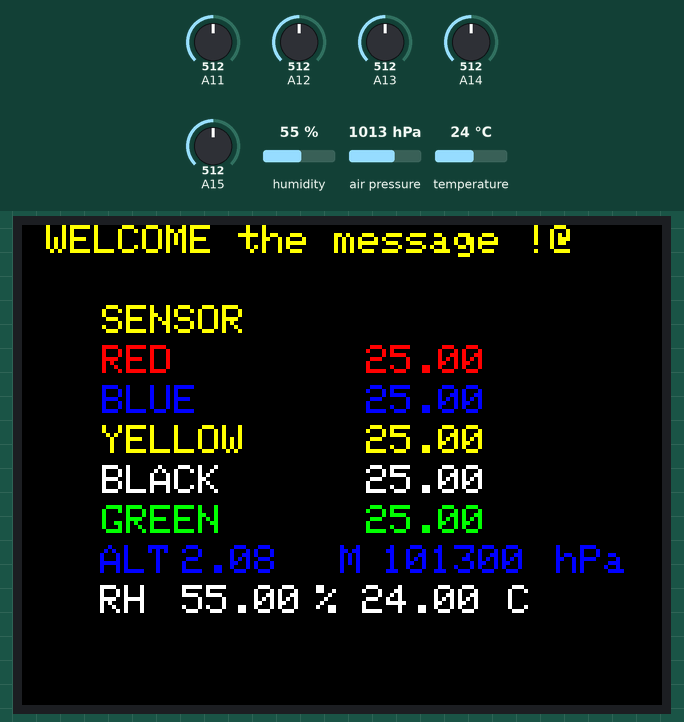
Recording of a sketch running on a simulated Arduino Mega 2560, built with avr-gcc and run on an emulated ATmega2560. Parts: 320×240 colour display. The test bench sets the inputs (shaded band); at power-on: humidity 55 %, A11 = 512, A12 = 512, A13 = 512, A14 = 512, A15 = 512, air pressure 1013 hPa, temperature 24 °C. What the sketch prints to the serial monitor is not drawn.

Above: at 1.5 s.
1.6 s: humidity set to 22 %
At 2.6 s:
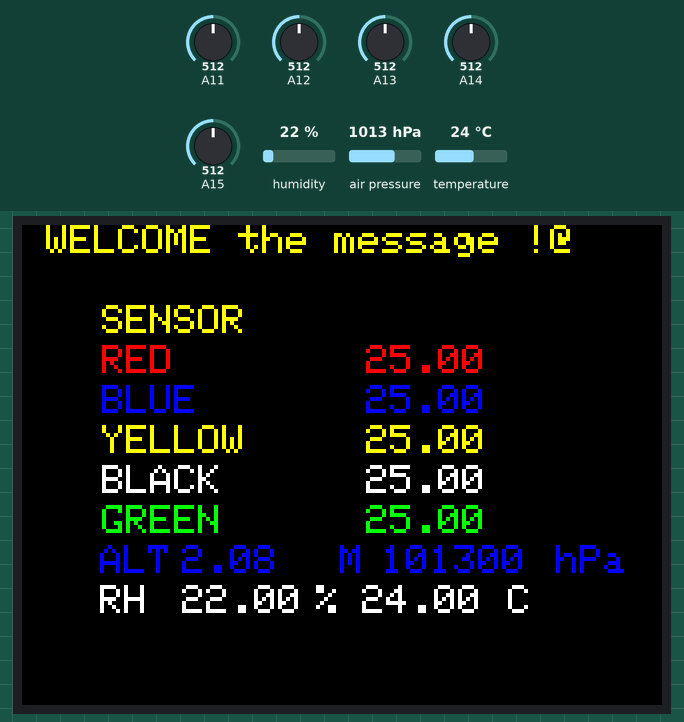
3.2 s: A11 set to 716
At 4.2 s:
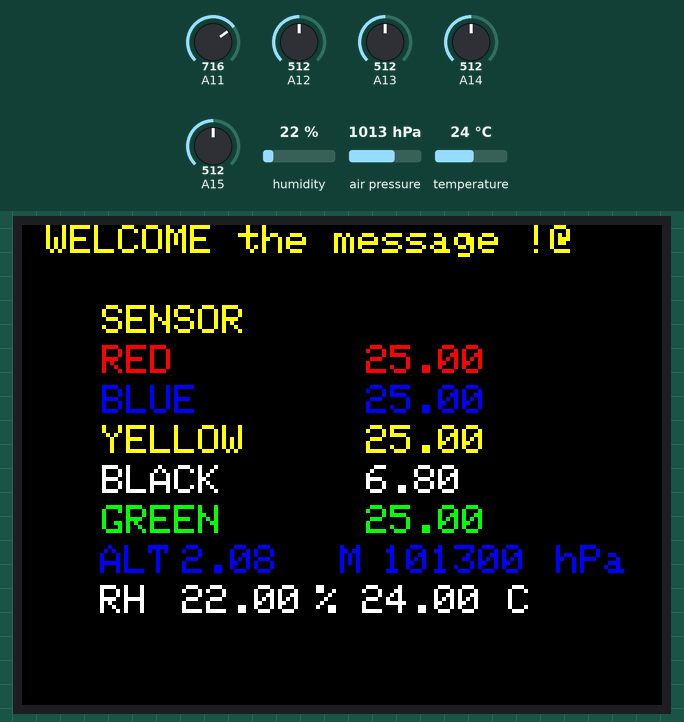
5.0 s: A12 set to 716
At 5.8 s:
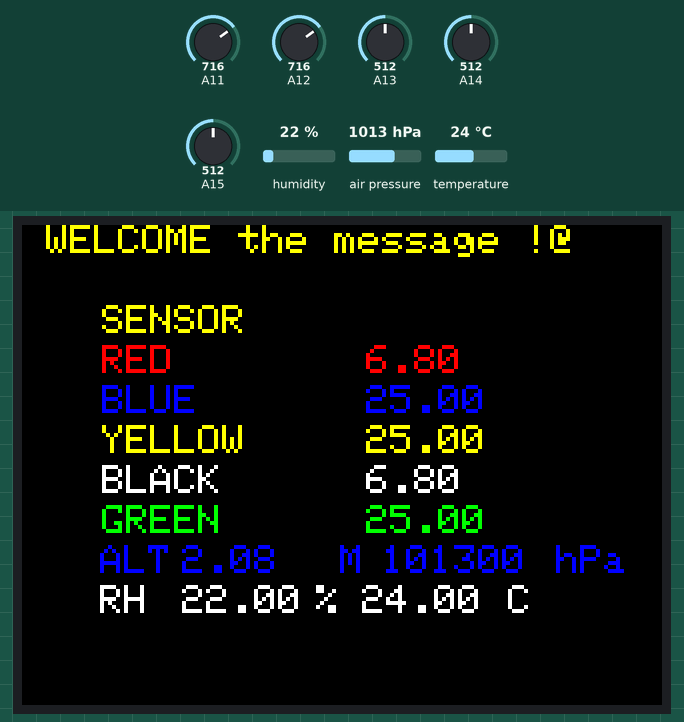
6.9 s: A13 set to 716
At 8.4 s:
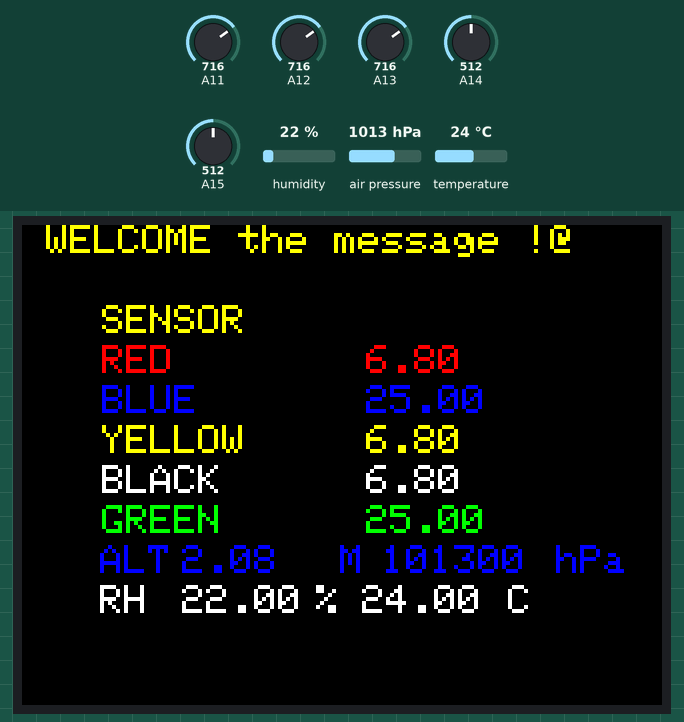
8.7 s: A14 set to 716
At 10.1 s:
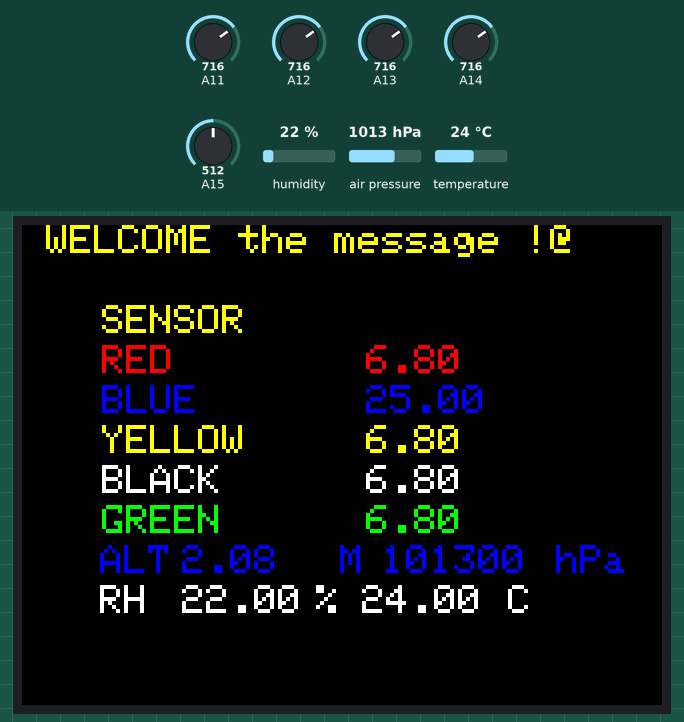
10.5 s: A15 set to 716
At 11.6 s:
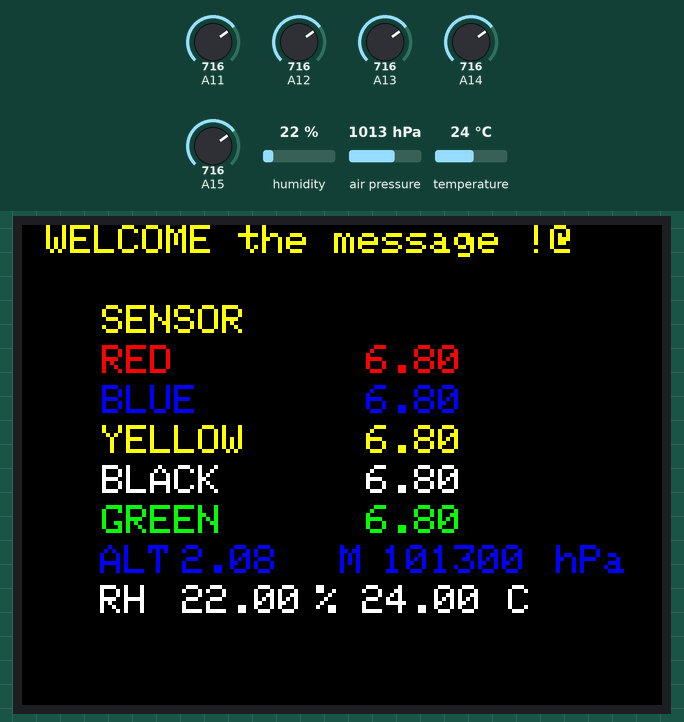
Timing chart, 0 to 13.4 s (numbered marks = the images above; inputs shaded):
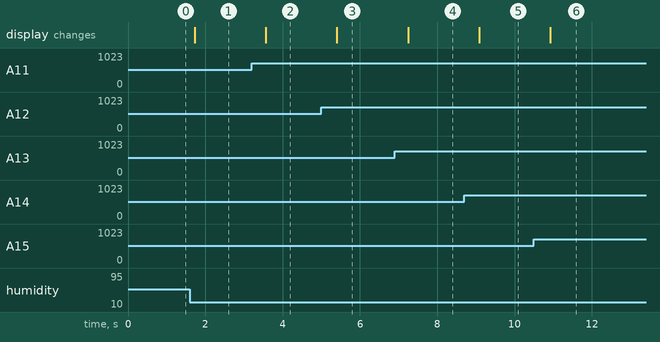

Measured:
- after the input at 1.6 s, the display: changes after 0.13 s (image 1)
- after the input at 3.2 s, the display: changes after 0.37 s (image 2)
- after the input at 5.0 s, the display: changes after 0.41 s (image 3)
- after the input at 6.9 s, the display: changes after 0.34 s (image 4)
- after the input at 8.7 s, the display: changes after 0.38 s (image 5)
- after the input at 10.5 s, the display: changes after 0.42 s (image 6)

The sketch:

portable_5_probe_thermistor.ino
```cpp
#include <Wire.h>
#include "Adafruit_HTU21DF.h"
#include <Adafruit_BMP085.h>
#include "TouchScreen.h"
#include <Adafruit_GFX.h>    // Core graphics library.
#include <Adafruit_TFTLCD.h> // Hardware-specific library

#define DEBUG

#define LCD_CS A3
#define LCD_CD A2
#define LCD_WR A1
#define LCD_RD A0

#define LCD_RESET A4

// These are the pins for the shield!
#define YP A3  // must be an analog pin, use "An" notation!
#define XM A2  // must be an analog pin, use "An" notation!
#define YM 9   // can be a digital pin
#define XP 8   // can be a digital pin

// calibration mins and max for raw data when touching edges of screen
// YOU CAN USE THIS SKETCH TO DETERMINE THE RAW X AND Y OF THE EDGES TO GET YOUR HIGHS AND LOWS FOR X AND Y
#define TS_MINX 210
#define TS_MINY 210
#define TS_MAXX 915
#define TS_MAXY 910

#define BLACK   0x0000
#define BLUE    0x001F
#define RED     0xF800
#define GREEN   0x07E0
//#define CYAN    0x07FF
#define MAGENTA 0xF81F
#define YELLOW  0xFFE0
#define WHITE   0xFFFF
#define GREY      0xCE79
#define LIGHTGREY 0xDEDB

const char* touchMeStr = " WELCOME the message !@";

const int BASEVAL = 500; // Center graph baseline

Adafruit_TFTLCD tft(LCD_CS, LCD_CD, LCD_WR, LCD_RD, LCD_RESET);

TouchScreen ts = TouchScreen(XP, YP, XM, YM, 364);

//HTU21D htu21d; //main & atmospherics boards
Adafruit_HTU21DF htu = Adafruit_HTU21DF();
Adafruit_BMP085 bmp; //
  float humd=0;
  float temp=0;


void setup(void)
{

  Serial.begin(115200);

  pinMode(XM, OUTPUT);
  pinMode(YP, OUTPUT);

  tft.reset();

  uint16_t identifier = tft.readID();

  tft.begin(identifier);

  tft.fillScreen(BLACK);
  tft.setRotation(1);
  tft.setCursor(30, 100);
  tft.setTextColor(RED);  tft.setTextSize(2);
 // tft.println("LCD driver chip: ");
  tft.setCursor(100, 150);
  tft.setTextColor(BLUE);
 // tft.println(identifier, HEX);

  tft.fillScreen(BLACK);
  tft.setTextColor(YELLOW);

  tft.setCursor(0, 0);
  tft.println(touchMeStr);
  Wire.begin();
if (!bmp.begin()) {
   Serial.println(F("\n\rCould not find a valid BMP085 sensor, check system!"));}
// init humidity
 // htu21d.initialize();//
  //Serial.println(htu21d.testConnection() ? "\n\r/HTU21D connection successful" : "HTU21D connection failed");

showData();
}


double Thermistor10bit(int ADCreading) {// arduino Atmel 8 bit boards Uno, Nano, Mega
 double Temp;
 //Temp = log(10000.0*((1024.0/ADCreading-1))); // for pull down confi guration (NTC to + VCC)
 Temp =log(10000.0/(1024.0/ADCreading-1)); // for pull-up configuration
 Temp = 1 / (0.001129148 + (0.000234125 + (0.0000000876741 * Temp * Temp ))* Temp );
 Temp = Temp - 273.15;            // Convert Kelvin to Celcius
 //Temp = (Temp * 9.0)/ 5.0 + 32.0; // Convert Celcius to Fahrenheit
 return Temp;
}


//////////////////////////////////////////////////////////////////////////////////


void loop(void) {
 /*humd = myHumidity.readHumidity();
  temp = myHumidity.readTemperature();*/
      Serial.print("Raw Sensor 1 = "); Serial.println(Thermistor10bit(analogRead(A15)));
       Serial.println(" *C");
      Serial.print("Raw Sensor 2 = "); Serial.println(Thermistor10bit(analogRead(A14)));
      Serial.println(" *C");
      Serial.print("Raw Sensor 3 = "); Serial.println(Thermistor10bit(analogRead(A13)));
      Serial.println(" *C");
      Serial.print("Raw Sensor 4 = "); Serial.println(Thermistor10bit(analogRead(A12)));
      Serial.println(" *C");
      Serial.print("Raw Sensor 5 = "); Serial.println(Thermistor10bit(analogRead(A11)));
      Serial.println(" *C");

    /*Serial.print("Temperature = ");
    Serial.print(bmp.readTemperature());
    Serial.println(" *C");*/

    Serial.print("Pressure = ");
    Serial.print(bmp.readPressure());
    Serial.println(" Pa");

    // Calculate altitude assuming 'standard' barometric
    // pressure of 1013.25 millibar = 101325 Pascal
    Serial.print("Altitude = ");
    Serial.print(bmp.readAltitude());
    Serial.println(" meters");

    Serial.print("Pressure at sealevel (calculated) = ");
    Serial.print(bmp.readSealevelPressure());
    Serial.println(" Pa");

  // you can get a more precise measurement of altitude
  // if you know the current sea level pressure which will
  // vary with weather and such. If it is 1015 millibars
  // that is equal to 101500 Pascals.
    Serial.print("Real altitude = ");
    Serial.print(bmp.readAltitude(101500));
    Serial.println(" meters");

 // Serial.print("Temp: "); Serial.print(htu.readTemperature());
  Serial.print("\t\tHum: "); Serial.println(htu.readHumidity());
  //delay(500);
  /*Serial.print(" Temperature:");
  Serial.print(temp, 1);
  Serial.print("C");
  Serial.print(" Humidity:");
  Serial.print(humd, 1);
  Serial.print("%");*/

  Serial.println();


  updateData();
  delay(500);
}


////////////////////////////////////////////////////////////////////////////////////////////////


void showData()
{

  int indentRight = 40;
  int indentTop = 20; // where to start the text block
  int lineHeight = 20;
  int DataArea[] = {0, 0, 0, 0};
  DataArea[0] = indentRight - 5;
  DataArea[1] = indentTop;
  DataArea[2] = 250;
  DataArea[3] = 250;

  //tft.drawRect(DataArea[0], DataArea[1], DataArea[2], DataArea[3], RED);

  tft.setTextSize(2);
  tft.setTextColor( YELLOW); // converts the pressure reading to a color
  tft.setCursor(  indentRight, indentTop = indentTop + lineHeight);

  tft.println("SENSOR");


  tft.setCursor(  indentRight, indentTop = indentTop + lineHeight);
  tft.fillRect(indentRight+92, indentTop-1, 110,20, BLACK);
  tft.setTextColor( RED);
  tft.print("RED        "); tft.println(Thermistor10bit(analogRead(A12)));


  tft.setCursor(  indentRight, indentTop = indentTop + lineHeight);
  tft.fillRect(indentRight+101, indentTop-1, 110,20, BLACK);
  tft.setTextColor( BLUE);
  tft.print("BLUE       "); tft.println(Thermistor10bit(analogRead(A15)));


  tft.setCursor(  indentRight, indentTop = indentTop + lineHeight);
  tft.fillRect(indentRight+111, indentTop-1, 80,20, BLACK);
  tft.setTextColor( YELLOW);
  tft.print("YELLOW     "); tft.println(Thermistor10bit(analogRead(A13)));


  tft.setCursor(  indentRight, indentTop = indentTop + lineHeight);
  tft.fillRect(indentRight+110, indentTop-1, 80,20, BLACK);
  tft.setTextColor(WHITE);
  tft.print("BLACK      "); tft.println(Thermistor10bit(analogRead(A11)));


  tft.setCursor(  indentRight, indentTop = indentTop + lineHeight);
  tft.fillRect(indentRight+110, indentTop-1, 80,20, BLACK);
  tft.setTextColor(GREEN);
  tft.print("GREEN      "); tft.println(Thermistor10bit(analogRead(A14)));


  tft.setCursor(  indentRight-1, indentTop = indentTop + lineHeight);
  tft.setTextColor(BLUE);
  tft.print("ALT ***** M ****** hPa");
  tft.setCursor(  indentRight+40, indentTop );
  tft.fillRect(indentRight+40, indentTop-1, 70,20, BLACK);
  tft.println(bmp.readAltitude());
  tft.setCursor(  indentRight+140, indentTop );
  tft.fillRect(indentRight+140, indentTop-1, 80,20, BLACK);
  tft.println(bmp.readPressure());


  tft.setCursor(  indentRight-1, indentTop = indentTop + lineHeight);
  tft.setTextColor(WHITE);
  tft.print("RH ***** % ***** C");
  tft.setCursor(  indentRight+40, indentTop);
  tft.fillRect(indentRight+30, indentTop-1, 70,20, BLACK);
  tft.println(htu.readHumidity());
  tft.setCursor(  indentRight+130, indentTop );
  tft.fillRect(indentRight+130, indentTop-1, 60,20, BLACK);
  tft.println(htu.readTemperature());


}

void updateData()
{

  int indentRight = 40;
  int indentTop = 20; // where to start the text block
  int lineHeight = 20;
  int DataArea[] = {0, 0, 0, 0};
  DataArea[0] = indentRight - 5;
  DataArea[1] = indentTop;
  DataArea[2] = 250;
  DataArea[3] = 250;

  //tft.drawRect(DataArea[0], DataArea[1], DataArea[2], DataArea[3], RED);

  tft.setTextSize(2);
  tft.setTextColor( YELLOW); // converts the pressure reading to a color
  tft.setCursor(  indentRight, indentTop = indentTop + lineHeight);

  tft.println("SENSOR");


  tft.setCursor(  indentRight, indentTop = indentTop + lineHeight);
  tft.fillRect(indentRight+92, indentTop-1, 110,20, BLACK);
  tft.setTextColor( RED);
  tft.print("RED        "); tft.println(Thermistor10bit(analogRead(A12)));


  tft.setCursor(  indentRight, indentTop = indentTop + lineHeight);
  tft.fillRect(indentRight+101, indentTop-1, 110,20, BLACK);
  tft.setTextColor( BLUE);
  tft.print("BLUE       "); tft.println(Thermistor10bit(analogRead(A15)));


  tft.setCursor(  indentRight, indentTop = indentTop + lineHeight);
  tft.fillRect(indentRight+111, indentTop-1, 80,20, BLACK);
  tft.setTextColor( YELLOW);
  tft.print("YELLOW     "); tft.println(Thermistor10bit(analogRead(A13)));


  tft.setCursor(  indentRight, indentTop = indentTop + lineHeight);
  tft.fillRect(indentRight+110, indentTop-1, 80,20, BLACK);
  tft.setTextColor(WHITE);
  tft.print("BLACK      "); tft.println(Thermistor10bit(analogRead(A11)));


  tft.setCursor(  indentRight, indentTop = indentTop + lineHeight);
  tft.fillRect(indentRight+110, indentTop-1, 80,20, BLACK);
  tft.setTextColor(GREEN);
  tft.print("GREEN      "); tft.println(Thermistor10bit(analogRead(A14)));


  tft.setCursor(  indentRight-1, indentTop = indentTop + lineHeight);
  tft.setTextColor(BLUE);
 // tft.print("ALT ***** M ****** hPa");
  tft.setCursor(  indentRight+40, indentTop );
  tft.fillRect(indentRight+40, indentTop-1, 70,20, BLACK);
  tft.println(bmp.readAltitude());
  tft.setCursor(  indentRight+140, indentTop );
  tft.fillRect(indentRight+140, indentTop-1, 80,20, BLACK);
  tft.println(bmp.readPressure());


  tft.setCursor(  indentRight-1, indentTop = indentTop + lineHeight);
  tft.setTextColor(WHITE);
//  tft.print("RH ***** % ***** C");
  tft.setCursor(  indentRight+40, indentTop);
  tft.fillRect(indentRight+30, indentTop-1, 70,20, BLACK);
  tft.println(htu.readHumidity());
  tft.setCursor(  indentRight+130, indentTop );
  tft.fillRect(indentRight+130, indentTop-1, 60,20, BLACK);
  tft.println(htu.readTemperature());


}
```
